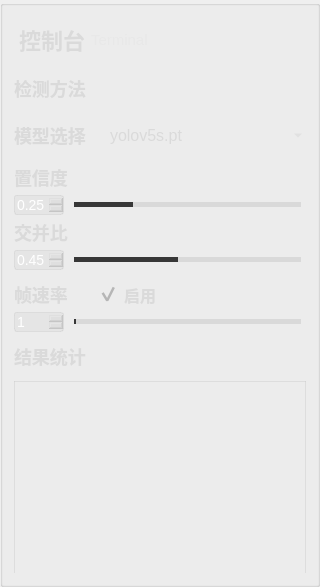
          <widget class="QGroupBox" name="groupBox_8">
           <property name="minimumSize">
            <size>
             <width>320</width>
             <height>0</height>
            </size>
           </property>
           <property name="maximumSize">
            <size>
             <width>320</width>
             <height>16777215</height>
            </size>
           </property>
           <property name="styleSheet">
            <string notr="true">#groupBox_8{
background-color: rgba(75, 75, 75, 200);
border: 0px solid #42adff;
border-radius:0px;}
</string>
           </property>
           <property name="title">
            <string/>
           </property>
           <layout class="QVBoxLayout" name="verticalLayout_8">
            <property name="spacing">
             <number>11</number>
            </property>
            <item>
             <widget class="QGroupBox" name="groupBox_2">
              <property name="minimumSize">
               <size>
                <width>0</width>
                <height>42</height>
               </size>
              </property>
              <property name="maximumSize">
               <size>
                <width>16777215</width>
                <height>42</height>
               </size>
              </property>
              <property name="styleSheet">
               <string notr="true">#groupBox_2{
border: 0px solid #42adff;
border-radius:0px;}</string>
              </property>
              <property name="title">
               <string/>
              </property>
              <layout class="QHBoxLayout" name="horizontalLayout_35">
               <property name="leftMargin">
                <number>2</number>
               </property>
               <property name="topMargin">
                <number>0</number>
               </property>
               <property name="rightMargin">
                <number>0</number>
               </property>
               <property name="bottomMargin">
                <number>0</number>
               </property>
               <item>
                <widget class="QLabel" name="label_5">
                 <property name="minimumSize">
                  <size>
                   <width>0</width>
                   <height>0</height>
                  </size>
                 </property>
                 <property name="maximumSize">
                  <size>
                   <width>16777215</width>
                   <height>40</height>
                  </size>
                 </property>
                 <property name="styleSheet">
                  <string notr="true">QLabel
{
	font-size: 22px;
	font-family: &quot;Microsoft YaHei&quot;;
	font-weight: bold;
 		border-radius:9px;
		background:rgba(66, 195, 255, 0);
color: rgb(218, 218, 218);

}
</string>
                 </property>
                 <property name="text">
                  <string>控制台</string>
                 </property>
                </widget>
               </item>
               <item>
                <widget class="QLabel" name="label_27">
                 <property name="minimumSize">
                  <size>
                   <width>0</width>
                   <height>0</height>
                  </size>
                 </property>
                 <property name="maximumSize">
                  <size>
                   <width>16777215</width>
                   <height>40</height>
                  </size>
                 </property>
                 <property name="styleSheet">
                  <string notr="true">QLabel{
	font-family: &quot;DejaVu Sans Mono&quot;;
	font-size: 15px;
	color: #e8e8e8;}</string>
                 </property>
                 <property name="text">
                  <string>Terminal</string>
                 </property>
                </widget>
               </item>
               <item>
                <spacer name="horizontalSpacer_13">
                 <property name="orientation">
                  <enum>Qt::Horizontal</enum>
                 </property>
                 <property name="sizeHint" stdset="0">
                  <size>
                   <width>40</width>
                   <height>20</height>
                  </size>
                 </property>
                </spacer>
               </item>
              </layout>
             </widget>
            </item>
            <item>
             <layout class="QHBoxLayout" name="horizontalLayout_9">
              <item>
               <widget class="QLabel" name="label_10">
                <property name="maximumSize">
                 <size>
                  <width>80</width>
                  <height>16777215</height>
                 </size>
                </property>
                <property name="styleSheet">
                 <string notr="true">QLabel
{
	font-size: 18px;
	font-family: &quot;Microsoft YaHei&quot;;
	font-weight: bold;
 		border-radius:9px;
		background:rgba(66, 195, 255, 0);
color: rgb(218, 218, 218);
}
</string>
                </property>
                <property name="text">
                 <string>检测方法</string>
                </property>
               </widget>
              </item>
              <item>
               <layout class="QHBoxLayout" name="horizontalLayout_11">
                <item>
                 <widget class="QGroupBox" name="groupBox_5">
                  <property name="styleSheet">
                   <string notr="true">#groupBox_5{
background-color: rgba(48,148,243,0);
border: 0px solid #42adff;
border-left: 0px solid #d9d9d9;
border-right: 0px solid rgba(29, 83, 185, 255);
border-radius:0px;}</string>
                  </property>
                  <property name="title">
                   <string/>
                  </property>
                  <layout class="QHBoxLayout" name="horizontalLayout_8">
                   <property name="leftMargin">
                    <number>0</number>
                   </property>
                   <property name="topMargin">
                    <number>0</number>
                   </property>
                   <property name="rightMargin">
                    <number>0</number>
                   </property>
                   <property name="bottomMargin">
                    <number>0</number>
                   </property>
                   <item>
                    <widget class="QPushButton" name="fileButton">
                     <property name="minimumSize">
                      <size>
                       <width>55</width>
                       <height>28</height>
                      </size>
                     </property>
                     <property name="maximumSize">
                      <size>
                       <width>16777215</width>
                       <height>28</height>
                      </size>
                     </property>
                     <property name="toolTip">
                      <string>文件</string>
                     </property>
                     <property name="styleSheet">
                      <string notr="true">QPushButton{font-family: &quot;Microsoft YaHei&quot;;
font-size: 14px;
font-weight: bold;
color:white;
text-align: center center;
padding-left: 5px;
padding-right: 5px;
padding-top: 4px;
padding-bottom: 4px;
border-style: solid;
border-width: 0px;
border-color: rgba(255, 255, 255, 255);
border-radius: 3px;
background-color: rgba(200, 200, 200,0);}

QPushButton:focus{outline: none;}

QPushButton::pressed{font-family: &quot;Microsoft YaHei&quot;;
                     font-size: 14px;
                     font-weight: bold;
                     color:rgb(200,200,200);
                     text-align: center center;
                     padding-left: 5px;
                     padding-right: 5px;
                     padding-top: 4px;
                     padding-bottom: 4px;
                     border-style: solid;
                     border-width: 0px;
                     border-color: rgba(255, 255, 255, 255);
                     border-radius: 3px;
                     background-color:  #bf513b;}

QPushButton::disabled{font-family: &quot;Microsoft YaHei&quot;;
                     font-size: 14px;
                     font-weight: bold;
                     color:rgb(200,200,200);
                     text-align: center center;
                     padding-left: 5px;
                     padding-right: 5px;
                     padding-top: 4px;
                     padding-bottom: 4px;
                     border-style: solid;
                     border-width: 0px;
                     border-color: rgba(255, 255, 255, 255);
                     border-radius: 3px;
                     background-color:  #bf513b;}
QPushButton::hover {
border-style: solid;
border-width: 0px;
border-radius: 0px;
background-color: rgba(48,148,243,80);}</string>
                     </property>
                     <property name="text">
                      <string/>
                     </property>
                     <property name="icon">
                      <iconset resource="../apprcc.qrc">
                       <normaloff>:/img/icon/打开.png</normaloff>:/img/icon/打开.png</iconset>
                     </property>
                    </widget>
                   </item>
                   <item>
                    <widget class="QPushButton" name="cameraButton">
                     <property name="minimumSize">
                      <size>
                       <width>55</width>
                       <height>28</height>
                      </size>
                     </property>
                     <property name="maximumSize">
                      <size>
                       <width>16777215</width>
                       <height>28</height>
                      </size>
                     </property>
                     <property name="toolTip">
                      <string>相机</string>
                     </property>
                     <property name="styleSheet">
                      <string notr="true">QPushButton{font-family: &quot;Microsoft YaHei&quot;;
font-size: 14px;
font-weight: bold;
color:white;
text-align: center center;
padding-left: 5px;
padding-right: 5px;
padding-top: 4px;
padding-bottom: 4px;
border-style: solid;
border-width: 0px;
border-color: rgba(255, 255, 255, 255);
border-radius: 3px;
background-color: rgba(48,148,243,0);}

QPushButton:focus{outline: none;}

QPushButton::pressed{font-family: &quot;Microsoft YaHei&quot;;
                     font-size: 14px;
                     font-weight: bold;
                     color:rgb(200,200,200);
                     text-align: center center;
                     padding-left: 5px;
                     padding-right: 5px;
                     padding-top: 4px;
                     padding-bottom: 4px;
                     border-style: solid;
                     border-width: 0px;
                     border-color: rgba(255, 255, 255, 255);
                     border-radius: 3px;
                     background-color:  #bf513b;}

QPushButton::disabled{font-family: &quot;Microsoft YaHei&quot;;
                     font-size: 14px;
                     font-weight: bold;
                     color:rgb(200,200,200);
                     text-align: center center;
                     padding-left: 5px;
                     padding-right: 5px;
                     padding-top: 4px;
                     padding-bottom: 4px;
                     border-style: solid;
                     border-width: 0px;
                     border-color: rgba(255, 255, 255, 255);
                     border-radius: 3px;
                     background-color:  #bf513b;}
QPushButton::hover {
border-style: solid;
border-width: 0px;
border-radius: 0px;
background-color: rgba(48,148,243,80);}</string>
                     </property>
                     <property name="text">
                      <string/>
                     </property>
                     <property name="icon">
                      <iconset resource="../apprcc.qrc">
                       <normaloff>:/img/icon/摄像头开.png</normaloff>:/img/icon/摄像头开.png</iconset>
                     </property>
                    </widget>
                   </item>
                   <item>
                    <widget class="QPushButton" name="rtspButton">
                     <property name="minimumSize">
                      <size>
                       <width>55</width>
                       <height>28</height>
                      </size>
                     </property>
                     <property name="maximumSize">
                      <size>
                       <width>16777215</width>
                       <height>28</height>
                      </size>
                     </property>
                     <property name="toolTip">
                      <string>rtsp</string>
                     </property>
                     <property name="styleSheet">
                      <string notr="true">QPushButton{font-family: &quot;Microsoft YaHei&quot;;
font-size: 14px;
font-weight: bold;
color:white;
text-align: center center;
padding-left: 5px;
padding-right: 5px;
padding-top: 4px;
padding-bottom: 4px;
border-style: solid;
border-width: 0px;
border-color: rgba(255, 255, 255, 255);
border-radius: 3px;
background-color: rgba(48,148,243,0);}

QPushButton:focus{outline: none;}

QPushButton::pressed{font-family: &quot;Microsoft YaHei&quot;;
                     font-size: 14px;
                     font-weight: bold;
                     color:rgb(200,200,200);
                     text-align: center center;
                     padding-left: 5px;
                     padding-right: 5px;
                     padding-top: 4px;
                     padding-bottom: 4px;
                     border-style: solid;
                     border-width: 0px;
                     border-color: rgba(255, 255, 255, 255);
                     border-radius: 3px;
                     background-color:  #bf513b;}

QPushButton::disabled{font-family: &quot;Microsoft YaHei&quot;;
                     font-size: 14px;
                     font-weight: bold;
                     color:rgb(200,200,200);
                     text-align: center center;
                     padding-left: 5px;
                     padding-right: 5px;
                     padding-top: 4px;
                     padding-bottom: 4px;
                     border-style: solid;
                     border-width: 0px;
                     border-color: rgba(255, 255, 255, 255);
                     border-radius: 3px;
                     background-color:  #bf513b;}
QPushButton::hover {
border-style: solid;
border-width: 0px;
border-radius: 0px;
background-color: rgba(48,148,243,80);}</string>
                     </property>
                     <property name="text">
                      <string/>
                     </property>
                     <property name="icon">
                      <iconset resource="../apprcc.qrc">
                       <normaloff>:/img/icon/实时视频流解析.png</normaloff>:/img/icon/实时视频流解析.png</iconset>
                     </property>
                    </widget>
                   </item>
                  </layout>
                 </widget>
                </item>
               </layout>
              </item>
             </layout>
            </item>
            <item>
             <layout class="QHBoxLayout" name="horizontalLayout_2">
              <item>
               <widget class="QLabel" name="label_3">
                <property name="minimumSize">
                 <size>
                  <width>0</width>
                  <height>35</height>
                 </size>
                </property>
                <property name="maximumSize">
                 <size>
                  <width>80</width>
                  <height>16777215</height>
                 </size>
                </property>
                <property name="styleSheet">
                 <string notr="true">QLabel
{
	font-size: 18px;
	font-family: &quot;Microsoft YaHei&quot;;
	font-weight: bold;
 		border-radius:9px;
		background:rgba(66, 195, 255, 0);
color: rgb(218, 218, 218);
}
</string>
                </property>
                <property name="text">
                 <string>模型选择</string>
                </property>
               </widget>
              </item>
              <item>
               <widget class="QComboBox" name="comboBox">
                <property name="minimumSize">
                 <size>
                  <width>0</width>
                  <height>35</height>
                 </size>
                </property>
                <property name="styleSheet">
                 <string notr="true">QComboBox QAbstractItemView {
font-family: &quot;Microsoft YaHei&quot;;
font-size: 16px;
background:rgba(200, 200, 200,150);
selection-background-color: rgba(200, 200, 200,50);
color: rgb(218, 218, 218);
outline:none;
border:none;}
QComboBox{
font-family: &quot;Microsoft YaHei&quot;;
font-size: 16px;
color: rgb(218, 218, 218);
border-width:0px;
border-color:white;
border-style:solid;
background-color: rgba(200, 200, 200,0);}

QComboBox::drop-down {
margin-top:8;
height:20;
background:rgba(255,255,255,0);
border-image: url(:/img/icon/下拉_白色.png);
}
</string>
                </property>
                <item>
                 <property name="text">
                  <string>yolov5s.pt</string>
                 </property>
                </item>
                <item>
                 <property name="text">
                  <string>yolov5m.pt</string>
                 </property>
                </item>
                <item>
                 <property name="text">
                  <string>yolov5l.pt</string>
                 </property>
                </item>
                <item>
                 <property name="text">
                  <string>yolov5x.pt</string>
                 </property>
                </item>
               </widget>
              </item>
             </layout>
            </item>
            <item>
             <layout class="QVBoxLayout" name="verticalLayout_3">
              <property name="spacing">
               <number>4</number>
              </property>
              <item>
               <layout class="QVBoxLayout" name="verticalLayout">
                <property name="spacing">
                 <number>4</number>
                </property>
                <item>
                 <widget class="QLabel" name="label">
                  <property name="styleSheet">
                   <string notr="true">QLabel
{
	font-size: 18px;
	font-family: &quot;Microsoft YaHei&quot;;
	font-weight: bold;
 		border-radius:9px;
		background:rgba(66, 195, 255, 0);
color: rgb(218, 218, 218);
}
</string>
                  </property>
                  <property name="text">
                   <string>置信度</string>
                  </property>
                 </widget>
                </item>
                <item>
                 <layout class="QHBoxLayout" name="horizontalLayout_3">
                  <property name="spacing">
                   <number>5</number>
                  </property>
                  <item>
                   <widget class="QDoubleSpinBox" name="confSpinBox">
                    <property name="minimumSize">
                     <size>
                      <width>50</width>
                      <height>0</height>
                     </size>
                    </property>
                    <property name="maximumSize">
                     <size>
                      <width>50</width>
                      <height>16777215</height>
                     </size>
                    </property>
                    <property name="focusPolicy">
                     <enum>Qt::ClickFocus</enum>
                    </property>
                    <property name="styleSheet">
                     <string notr="true">QDoubleSpinBox{
background:rgba(200, 200, 200,50);
color:white;
font-size: 14px;
font-family: &quot;Microsoft YaHei UI&quot;;
border-style: solid;
border-width: 1px;
border-color: rgba(200, 200, 200,100);
border-radius: 3px;}

QDoubleSpinBox::down-button{
background:rgba(200, 200, 200,0);
border-image: url(:/img/icon/箭头_列表展开.png);}
QDoubleSpinBox::down-button::hover{
background:rgba(200, 200, 200,100);
border-image: url(:/img/icon/箭头_列表展开.png);}

QDoubleSpinBox::up-button{
background:rgba(200, 200, 200,0);
border-image: url(:/img/icon/箭头_列表收起.png);}
QDoubleSpinBox::up-button::hover{
background:rgba(200, 200, 200,100);
border-image: url(:/img/icon/箭头_列表收起.png);}
</string>
                    </property>
                    <property name="maximum">
                     <double>1.000000000000000</double>
                    </property>
                    <property name="singleStep">
                     <double>0.010000000000000</double>
                    </property>
                    <property name="value">
                     <double>0.250000000000000</double>
                    </property>
                   </widget>
                  </item>
                  <item>
                   <widget class="QSlider" name="confSlider">
                    <property name="styleSheet">
                     <string notr="true">QSlider{
border-color: #bcbcbc;
color:#d9d9d9;
}
QSlider::groove:horizontal {                                
     border: 1px solid #999999;                             
     height: 3px;                                           
    margin: 0px 0;                                         
     left: 5px; right: 5px; 
 }
QSlider::handle:horizontal {                               
     border: 0px ; 
     border-image: url(:/img/icon/圆.png);
	 width:15px;
     margin: -7px -7px -7px -7px;                  
} 
QSlider::add-page:horizontal{
background: qlineargradient(spread:pad, x1:0, y1:1, x2:0, y2:0, stop:0 #d9d9d9, stop:0.25 #d9d9d9, stop:0.5 #d9d9d9, stop:1 #d9d9d9); 

}
QSlider::sub-page:horizontal{                               
 background: qlineargradient(spread:pad, x1:0, y1:1, x2:0, y2:0, stop:0 #373737, stop:0.25 #373737, stop:0.5 #373737, stop:1 #373737);                     
}</string>
                    </property>
                    <property name="maximum">
                     <number>100</number>
                    </property>
                    <property name="value">
                     <number>25</number>
                    </property>
                    <property name="orientation">
                     <enum>Qt::Horizontal</enum>
                    </property>
                    <property name="tickPosition">
                     <enum>QSlider::NoTicks</enum>
                    </property>
                   </widget>
                  </item>
                 </layout>
                </item>
               </layout>
              </item>
              <item>
               <widget class="QLabel" name="label_2">
                <property name="styleSheet">
                 <string notr="true">QLabel
{
	font-size: 18px;
	font-family: &quot;Microsoft YaHei&quot;;
	font-weight: bold;
 		border-radius:9px;
		background:rgba(66, 195, 255, 0);
color: rgb(218, 218, 218);
}
</string>
                </property>
                <property name="text">
                 <string>交并比</string>
                </property>
               </widget>
              </item>
              <item>
               <layout class="QHBoxLayout" name="horizontalLayout_4">
                <property name="spacing">
                 <number>5</number>
                </property>
                <item>
                 <widget class="QDoubleSpinBox" name="iouSpinBox">
                  <property name="minimumSize">
                   <size>
                    <width>50</width>
                    <height>0</height>
                   </size>
                  </property>
                  <property name="maximumSize">
                   <size>
                    <width>50</width>
                    <height>16777215</height>
                   </size>
                  </property>
                  <property name="styleSheet">
                   <string notr="true">QDoubleSpinBox{
background:rgba(200, 200, 200,50);
color:white;
font-size: 14px;
font-family: &quot;Microsoft YaHei UI&quot;;
border-style: solid;
border-width: 1px;
border-color: rgba(200, 200, 200,100);
border-radius: 3px;}

QDoubleSpinBox::down-button{
background:rgba(200, 200, 200,0);
border-image: url(:/img/icon/箭头_列表展开.png);}
QDoubleSpinBox::down-button::hover{
background:rgba(200, 200, 200,100);
border-image: url(:/img/icon/箭头_列表展开.png);}

QDoubleSpinBox::up-button{
background:rgba(200, 200, 200,0);
border-image: url(:/img/icon/箭头_列表收起.png);}
QDoubleSpinBox::up-button::hover{
background:rgba(200, 200, 200,100);
border-image: url(:/img/icon/箭头_列表收起.png);}
</string>
                  </property>
                  <property name="maximum">
                   <double>1.000000000000000</double>
                  </property>
                  <property name="singleStep">
                   <double>0.010000000000000</double>
                  </property>
                  <property name="value">
                   <double>0.450000000000000</double>
                  </property>
                 </widget>
                </item>
                <item>
                 <widget class="QSlider" name="iouSlider">
                  <property name="styleSheet">
                   <string notr="true">QSlider{
border-color: #bcbcbc;
color:#d9d9d9;
}
QSlider::groove:horizontal {                                
     border: 1px solid #999999;                             
     height: 3px;                                           
    margin: 0px 0;                                         
     left: 5px; right: 5px; 
 }
QSlider::handle:horizontal {                               
     border: 0px ; 
     border-image: url(:/img/icon/圆.png);
	 width:15px;
     margin: -7px -7px -7px -7px;                  
} 
QSlider::add-page:horizontal{
background: qlineargradient(spread:pad, x1:0, y1:1, x2:0, y2:0, stop:0 #d9d9d9, stop:0.25 #d9d9d9, stop:0.5 #d9d9d9, stop:1 #d9d9d9); 

}
QSlider::sub-page:horizontal{                               
 background: qlineargradient(spread:pad, x1:0, y1:1, x2:0, y2:0, stop:0 #373737, stop:0.25 #373737, stop:0.5 #373737, stop:1 #373737);                     
}</string>
                  </property>
                  <property name="maximum">
                   <number>100</number>
                  </property>
                  <property name="value">
                   <number>45</number>
                  </property>
                  <property name="orientation">
                   <enum>Qt::Horizontal</enum>
                  </property>
                 </widget>
                </item>
               </layout>
              </item>
             </layout>
            </item>
            <item>
             <layout class="QVBoxLayout" name="verticalLayout_5">
              <property name="spacing">
               <number>4</number>
              </property>
              <item>
               <layout class="QHBoxLayout" name="horizontalLayout_14">
                <item>
                 <widget class="QLabel" name="label_8">
                  <property name="maximumSize">
                   <size>
                    <width>80</width>
                    <height>16777215</height>
                   </size>
                  </property>
                  <property name="styleSheet">
                   <string notr="true">QLabel
{
	font-size: 18px;
	font-family: &quot;Microsoft YaHei&quot;;
	font-weight: bold;
 		border-radius:9px;
		background:rgba(66, 195, 255, 0);
color: rgb(218, 218, 218);
}
</string>
                  </property>
                  <property name="text">
                   <string>帧速率</string>
                  </property>
                 </widget>
                </item>
                <item>
                 <widget class="QCheckBox" name="checkBox">
                  <property name="styleSheet">
                   <string notr="true">
QCheckBox
{font-size: 16px;
	font-family: &quot;Microsoft YaHei&quot;;
	font-weight: bold;
 		border-radius:9px;
		background:rgba(66, 195, 255, 0);
color: rgb(218, 218, 218);;}

QCheckBox::indicator {
	width: 20px;
	height: 20px;
}
QCheckBox::indicator:unchecked {
    image: url(:/img/icon/button-off.png);
}

QCheckBox::indicator:checked {
    
    image: url(:/img/icon/button-on.png);
}
</string>
                  </property>
                  <property name="text">
                   <string>启用</string>
                  </property>
                  <property name="checked">
                   <bool>true</bool>
                  </property>
                 </widget>
                </item>
               </layout>
              </item>
              <item>
               <layout class="QHBoxLayout" name="horizontalLayout_13">
                <property name="spacing">
                 <number>5</number>
                </property>
                <item>
                 <widget class="QSpinBox" name="rateSpinBox">
                  <property name="minimumSize">
                   <size>
                    <width>50</width>
                    <height>0</height>
                   </size>
                  </property>
                  <property name="maximumSize">
                   <size>
                    <width>50</width>
                    <height>16777215</height>
                   </size>
                  </property>
                  <property name="focusPolicy">
                   <enum>Qt::ClickFocus</enum>
                  </property>
                  <property name="styleSheet">
                   <string notr="true">QSpinBox{
background:rgba(200, 200, 200,50);
color:white;
font-size: 14px;
font-family: &quot;Microsoft YaHei UI&quot;;
border-style: solid;
border-width: 1px;
border-color: rgba(200, 200, 200,100);
border-radius: 3px;}

QSpinBox::down-button{
background:rgba(200, 200, 200,0);
border-image: url(:/img/icon/箭头_列表展开.png);}
QDoubleSpinBox::down-button::hover{
background:rgba(200, 200, 200,100);
border-image: url(:/img/icon/箭头_列表展开.png);}

QSpinBox::up-button{
background:rgba(200, 200, 200,0);
border-image: url(:/img/icon/箭头_列表收起.png);}
QSpinBox::up-button::hover{
background:rgba(200, 200, 200,100);
border-image: url(:/img/icon/箭头_列表收起.png);}
</string>
                  </property>
                  <property name="minimum">
                   <number>1</number>
                  </property>
                  <property name="maximum">
                   <number>20</number>
                  </property>
                  <property name="singleStep">
                   <number>1</number>
                  </property>
                  <property name="value">
                   <number>1</number>
                  </property>
                 </widget>
                </item>
                <item>
                 <widget class="QSlider" name="rateSlider">
                  <property name="styleSheet">
                   <string notr="true">QSlider{
border-color: #bcbcbc;
color:#d9d9d9;
}
QSlider::groove:horizontal {                                
     border: 1px solid #999999;                             
     height: 3px;                                           
    margin: 0px 0;                                         
     left: 5px; right: 5px; 
 }
QSlider::handle:horizontal {                               
     border: 0px ; 
     border-image: url(:/img/icon/圆.png);
	 width:15px;
     margin: -7px -7px -7px -7px;                  
} 
QSlider::add-page:horizontal{
background: qlineargradient(spread:pad, x1:0, y1:1, x2:0, y2:0, stop:0 #d9d9d9, stop:0.25 #d9d9d9, stop:0.5 #d9d9d9, stop:1 #d9d9d9); 

}
QSlider::sub-page:horizontal{                               
 background: qlineargradient(spread:pad, x1:0, y1:1, x2:0, y2:0, stop:0 #373737, stop:0.25 #373737, stop:0.5 #373737, stop:1 #373737);                     
}</string>
                  </property>
                  <property name="minimum">
                   <number>1</number>
                  </property>
                  <property name="maximum">
                   <number>20</number>
                  </property>
                  <property name="singleStep">
                   <number>1</number>
                  </property>
                  <property name="pageStep">
                   <number>1</number>
                  </property>
                  <property name="value">
                   <number>1</number>
                  </property>
                  <property name="orientation">
                   <enum>Qt::Horizontal</enum>
                  </property>
                  <property name="tickPosition">
                   <enum>QSlider::NoTicks</enum>
                  </property>
                 </widget>
                </item>
               </layout>
              </item>
             </layout>
            </item>
            <item>
             <layout class="QVBoxLayout" name="verticalLayout_7">
              <item>
               <widget class="QLabel" name="label_11">
                <property name="styleSheet">
                 <string notr="true">QLabel
{
	font-size: 18px;
	font-family: &quot;Microsoft YaHei&quot;;
	font-weight: bold;
 		border-radius:9px;
		background:rgba(66, 195, 255, 0);
color: rgb(218, 218, 218);
}
</string>
                </property>
                <property name="text">
                 <string>结果统计</string>
                </property>
               </widget>
              </item>
              <item>
               <widget class="QListWidget" name="resultWidget">
                <property name="styleSheet">
                 <string notr="true">QListWidget{
background-color: rgba(12, 28, 77, 0);
border: 1px solid rgba(200, 200, 200,100);
border-bottom: 0px solid rgba(200, 200, 200,100);
border-radius:0px;
font-family: &quot;Microsoft YaHei&quot;;
font-size: 16px;
color: rgb(218, 218, 218);
}
</string>
                </property>
               </widget>
              </item>
             </layout>
            </item>
           </layout>
          </widget>
